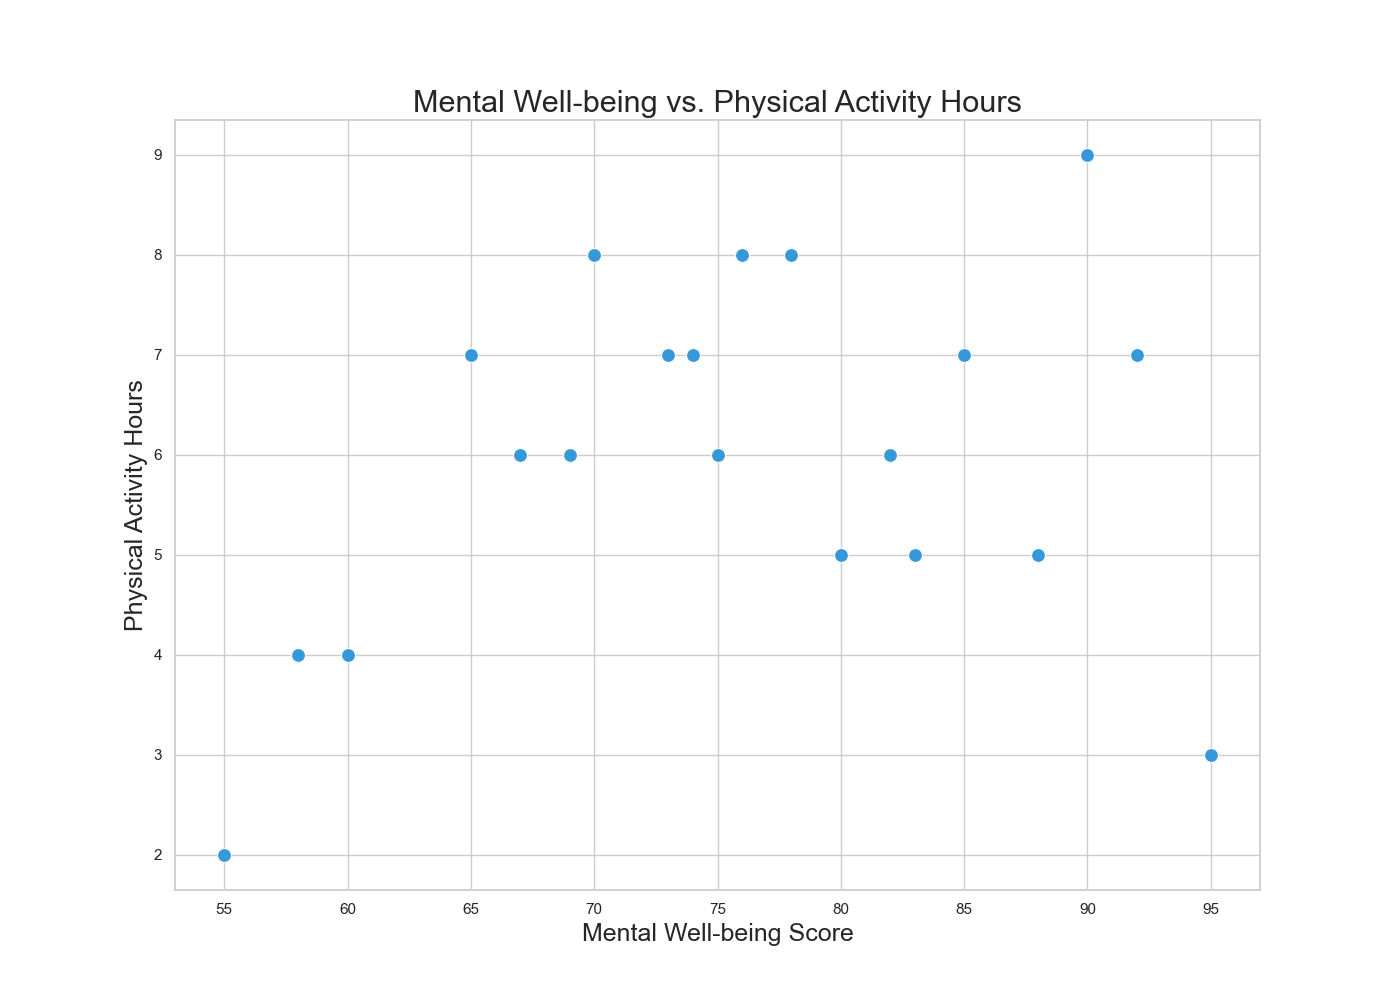

Generate this figure with Python:

import pandas as pd
import seaborn as sns
import matplotlib.pyplot as plt

# Load data into a pandas DataFrame
data = {
    'Activity': ['Yoga', 'Running', 'Cycling', 'Swimming', 'Hiking', 'Meditation', 'Gym', 'Dancing', 'Pilates', 'Walking', 
                 'TeamSports', 'MartialArts', 'RockClimbing', 'Gardening', 'Boxing', 'Crossfit', 'TaiChi', 'Zumba', 
                 'Basketball', 'Tennis'],
    'MentalWellbeingScore': [80, 70, 85, 60, 90, 95, 75, 65, 88, 55, 78, 82, 92, 58, 67, 73, 83, 69, 76, 74],
    'PhysicalActivityHours': [5, 8, 7, 4, 9, 3, 6, 7, 5, 2, 8, 6, 7, 4, 6, 7, 5, 6, 8, 7]
}

df = pd.DataFrame(data)

# Set the style
sns.set(style="whitegrid")

# Create the scatterplot
plt.figure(figsize=(14, 10))
scatter_plot = sns.scatterplot(x='MentalWellbeingScore', y='PhysicalActivityHours',
                               data=df, color="#3498DB", s=100)

# Customize the axes and title
scatter_plot.set_title('Mental Well-being vs. Physical Activity Hours', fontsize=22)
scatter_plot.set_xlabel('Mental Well-being Score', fontsize=18)
scatter_plot.set_ylabel('Physical Activity Hours', fontsize=18)

# Show the plot
plt.show()
